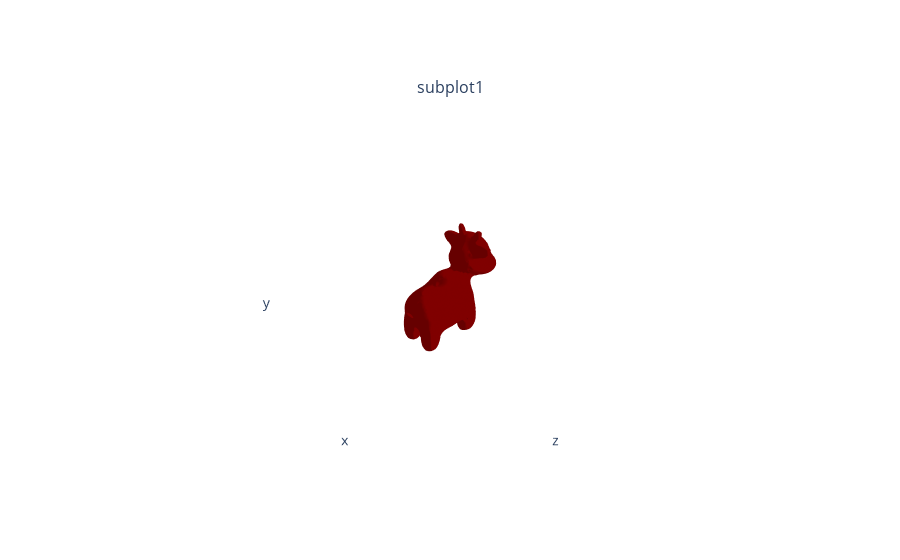

Write notebook code for a chart like this one.
### Code cell
from pytorch3d.vis.plotly_vis import AxisArgs, plot_batch_individually, plot_scene
# Render the plotly figure
fig = plot_scene({
    "subplot1": {
        "mesh": mesh
    }
})
fig.show()

### Figure 1 — Plotly figure (JSON) as saved in the notebook; plotly's stock layout.template omitted (floating-point values rounded to 4 significant figures; data arrays with more than 128 entries replaced by an {"elided": "..."} marker saying what was removed)
{"data": [{"i": {"elided": "15994 int values"}, "j": {"elided": "15994 int values"}, "k": {"elided": "15994 int values"}, "lighting": {"ambient": 0.8, "diffuse": 1, "facenormalsepsilon": 1e-06, "fresnel": 0, "roughness": 0.5, "specular": 0, "vertexnormalsepsilon": 1e-12}, "name": "mesh", "scene": "scene", "type": "mesh3d", "vertexcolor": {"elided": "8004x3 float values"}, "x": {"elided": "8004 float values"}, "y": {"elided": "8004 float values"}, "z": {"elided": "8004 float values"}}], "layout": {"annotations": [{"font": {"size": 16}, "showarrow": false, "text": "subplot1", "x": 0.5, "xanchor": "center", "xref": "paper", "y": 1, "yanchor": "bottom", "yref": "paper"}], "scene": {"aspectmode": "cube", "camera": {"up": {"x": 0, "y": 1, "z": 0}}, "domain": {"x": [0, 1], "y": [0, 1]}, "xaxis": {"backgroundcolor": "#fff", "range": [-1.761, 1.761], "showaxeslabels": false, "showgrid": false, "showline": false, "showticklabels": false, "ticks": "", "zeroline": false}, "yaxis": {"backgroundcolor": "#fff", "range": [-1.761, 1.761], "showaxeslabels": false, "showgrid": false, "showline": false, "showticklabels": false, "ticks": "", "zeroline": false}, "zaxis": {"backgroundcolor": "#fff", "range": [-1.761, 1.761], "showaxeslabels": false, "showgrid": false, "showline": false, "showticklabels": false, "ticks": "", "zeroline": false}}}}
